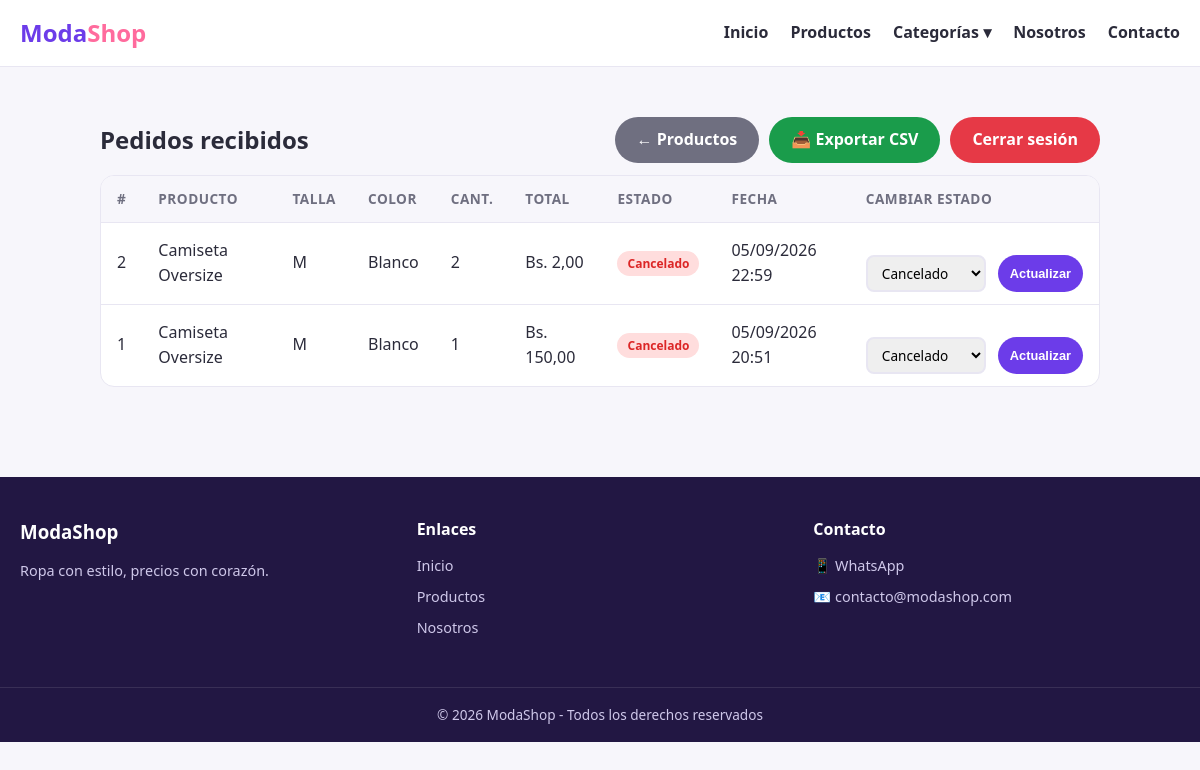
The page /panel/pedidos/ (signed in) on the database as committed earlier.
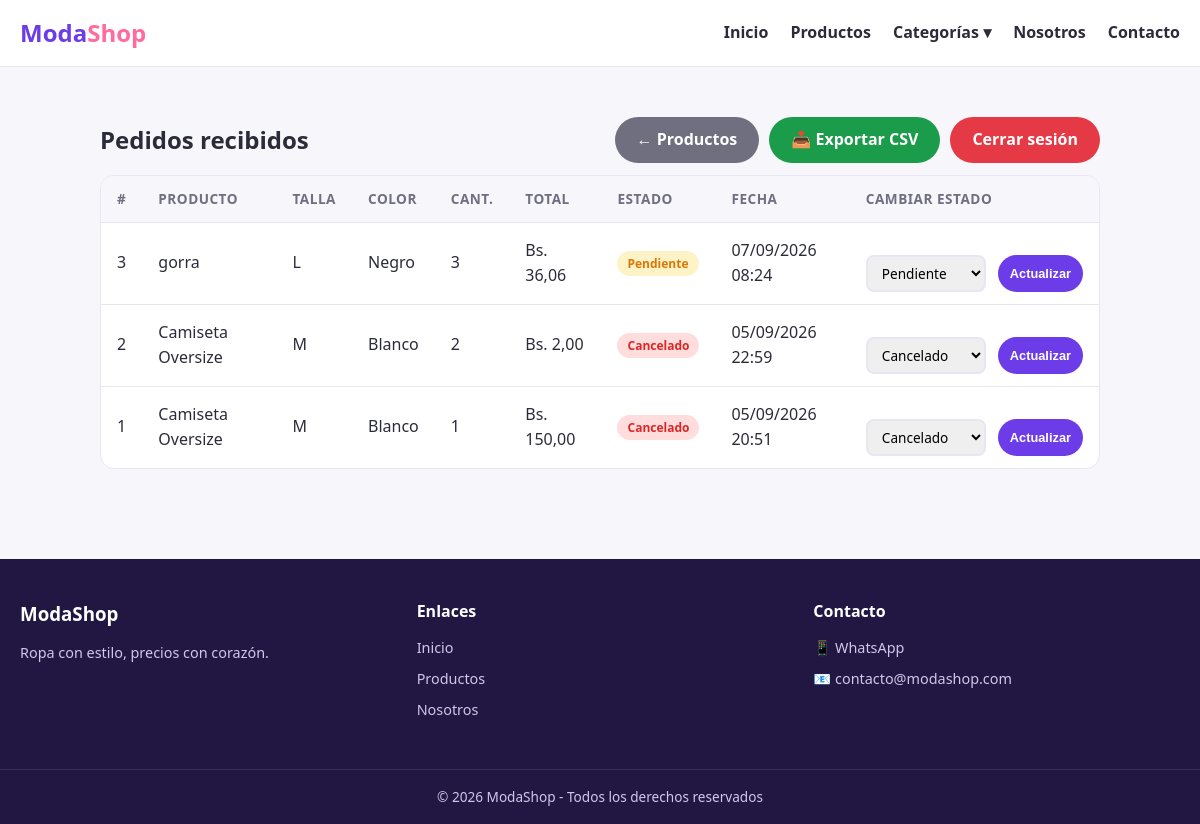
The same page on the database as committed later.
### pedidos/models.py (models this page shows, shortened)
class Pedido(models.Model):
    ESTADOS = [
        ('pendiente', 'Pendiente'),
        ('confirmado', 'Confirmado'),
        ('preparando', 'Preparando'),
        ('enviado', 'Enviado'),
        ('entregado', 'Entregado'),
        ('cancelado', 'Cancelado'),
    ]
    cliente = models.ForeignKey(
        User,
        on_delete=models.SET_NULL,
        null=True,
        blank=True,
        help_text='Usuario que compro (puede estar vacio si compro por WhatsApp)'
    )
    producto_nombre = models.CharField(max_length=120)
    talla = models.CharField(max_length=20)
    color = models.CharField(max_length=50)
    cantidad = models.PositiveIntegerField(default=1)
    precio_unitario = models.DecimalField(max_digits=10, decimal_places=2)
    total = models.DecimalField(max_digits=10, decimal_places=2)
    estado = models.CharField(max_length=20, choices=ESTADOS, default='pendiente')
    notificado = models.BooleanField(default=False)  # ← NUEVO: indica si ya viste este pedido
    fecha = models.DateTimeField(auto_now_add=True)
    class Meta:
        ordering = ['-fecha']
        verbose_name = 'Pedido'
        verbose_name_plural = 'Pedidos'

### productos/views.py (the view)
# urls.py: path('panel/pedidos/', views.panel_pedidos, name='panel_pedidos'),
@login_required
def panel_pedidos(request):
    from pedidos.models import Pedido
    pedidos = Pedido.objects.all().order_by('-fecha')
    pedidos.filter(notificado=False).update(notificado=True)
    pedidos_pendientes = Pedido.objects.filter(estado='pendiente').count()
    return render(request, 'admin_tienda/panel_pedidos.html', {
        'pedidos': pedidos,
        'pedidos_pendientes': pedidos_pendientes,
    })

### productos/context_processors.py (called while the page is built)
def pedidos_pendientes(request):
    if request.user.is_authenticated:
        total_pendientes = Pedido.objects.filter(estado='pendiente').count()
    else:
        total_pendientes = 0
    return {
        'total_pedidos_pendientes': total_pendientes,
    }

### templates/admin_tienda/panel_pedidos.html (shortened to what this page needs)
{% extends 'base.html' %}
{% block contenido %}
<section class="contenedor seccion panel">
    <div class="panel-header">
        <h2>Pedidos recibidos</h2>
       <div class="panel-acciones">
    <a href="{% url 'panel_productos' %}" class="boton boton--gris">← Productos</a>
    <a href="{% url 'exportar_pedidos' %}" class="boton boton--verde">📥 Exportar CSV</a>
    <a href="{% url 'logout' %}" class="boton boton--rojo">Cerrar sesión</a>
</div>
    </div>
    {% if pedidos %}
    <div class="tabla-contenedor">
        <table class="tabla">
            <thead>
                <tr>
                    <th>#</th>
                    <th>Producto</th>
                    <th>Talla</th>
                    <th>Color</th>
                    <th>Cant.</th>
                    <th>Total</th>
                    <th>Estado</th>
                    <th>Fecha</th>
                    <th>Cambiar estado</th>
                </tr>
            </thead>
            <tbody>
                {% for pedido in pedidos %}
                <tr>
                    <td>{{ pedido.id }}</td>
                    <td>{{ pedido.producto_nombre }}</td>
                    <td>{{ pedido.talla }}</td>
                    <td>{{ pedido.color }}</td>
                    <td>{{ pedido.cantidad }}</td>
                    <td>Bs. {{ pedido.total }}</td>
                    <td>
                        <span class="badge-estado badge-{{ pedido.estado }}">
                            {{ pedido.get_estado_display }}
                        </span>
                    </td>
                    <td>{{ pedido.fecha|date:"d/m/Y H:i" }}</td>
                    <td>
                        <form method="post" action="{% url 'cambiar_estado_pedido' pedido.id %}" class="formulario-inline">
                            <select name="estado" class="campo campo-select">
                                <option value="pendiente" {% if pedido.estado == 'pendiente' %}selected{% endif %}>Pendiente</option>
                                <option value="cancelado" {% if pedido.estado == 'cancelado' %}selected{% endif %}>Cancelado</option>
                            </select>
                            <button type="submit" class="boton boton--pequeno">Actualizar</button>
                        </form>
                    </td>
                </tr>
                {% endfor %}
            </tbody>
        </table>
    </div>
    {% else %}
    <p class="vacio">Aún no hay pedidos. Cuando alguien compre por WhatsApp, aparecerán aquí.</p>
    {% endif %}
</section>
{% endblock %}

### templates/base.html (shortened to what this page needs)
{% load static %}
<!DOCTYPE html>
<html lang="es">
<head>
    <link rel="stylesheet" href="{% static 'css/estilos.css' %}">
</head>
<body>
<header class="encabezado">
    <div class="contenedor barra">
        <a href="{% url 'inicio' %}" class="logo">Moda<span>Shop</span></a>
        <nav class="menu" id="menu">
            <a href="{% url 'inicio' %}">Inicio</a>
            <a href="{% url 'productos' %}">Productos</a>
            <div class="dropdown">
                <a href="{% url 'productos' %}" class="dropdown-btn">Categorías ▾</a>
            </div>
            <a href="{% url 'nosotros' %}">Nosotros</a>
            <a href="{% url 'inicio' %}#contacto">Contacto</a>
        </nav>
    </div>
</header>
<main>
    {% block contenido %}
    {% endblock %}
</main>
<footer class="pie">
    <div class="contenedor pie-grid">
        <div class="pie-col">
            <h3>ModaShop</h3>
            <p>Ropa con estilo, precios con corazón.</p>
        </div>
        <div class="pie-col">
            <h4>Enlaces</h4>
            <a href="{% url 'inicio' %}">Inicio</a>
            <a href="{% url 'productos' %}">Productos</a>
            <a href="{% url 'nosotros' %}">Nosotros</a>
        </div>
        <div class="pie-col">
            <h4>Contacto</h4>
            <p>📱 WhatsApp</p>
            <p>📧 contacto@modashop.com</p>
        </div>
    </div>
    <div class="pie-derechos">
        <p>© 2026 ModaShop - Todos los derechos reservados</p>
    </div>
</footer>
</body>
</html>

### static/css/estilos.css (style rules this page uses)
:root { --principal: #6c3ce9; --principal-oscuro: #4a1fb5; --acento: #ff6b9d; --fondo: #f7f6fb; --tarjeta: #ffffff; --texto: #2b2b3a; --texto-suave: #6f6f80; --borde: #e8e6f2; --sombra: 0 8px 24px rgba(60, 30, 140, .10); }
* { margin: 0; padding: 0; box-sizing: border-box; }
body { font-family: 'Segoe UI', Arial, sans-serif; background: var(--fondo); color: var(--texto); line-height: 1.6; }
.contenedor { max-width: 1200px; margin: 0 auto; padding: 0 20px; }
.encabezado { position: sticky; top: 0; z-index: 100; background: var(--tarjeta); border-bottom: 1px solid var(--borde); }
.barra { display: flex; align-items: center; justify-content: space-between; padding: 14px 20px; }
.logo { font-size: 1.5rem; font-weight: 800; color: var(--principal); text-decoration: none; }
.logo span { color: var(--acento); }
.menu { display: flex; gap: 22px; }
.menu a { text-decoration: none; color: var(--texto); font-weight: 600; }
.boton { display: inline-block; background: var(--principal); color: #fff; padding: 10px 22px; border-radius: 999px; text-decoration: none; font-weight: 700; border: none; cursor: pointer; transition: .15s; }
.seccion { padding: 50px 0; }
.pie { background: #221743; color: #cfc8ea; margin-top: 40px; }
.pie-grid { display: grid; grid-template-columns: repeat(3, 1fr); gap: 30px; padding: 40px 20px; }
.pie-col h3 { color: #fff; margin-bottom: 12px; }
.pie-col h4 { color: #fff; margin-bottom: 12px; }
.pie-col p { margin-bottom: 8px; font-size: .9rem; }
.pie-col a { display: block; color: #cfc8ea; text-decoration: none; margin-bottom: 8px; font-size: .9rem; }
.pie-derechos { text-align: center; padding: 16px; border-top: 1px solid rgba(255,255,255,.1); font-size: .85rem; }
.panel { max-width: 1000px; }
.panel-header { display: flex; align-items: center; justify-content: space-between; flex-wrap: wrap; gap: 16px; margin-bottom: 12px; }
.panel-acciones { display: flex; gap: 10px; }
.boton--verde { background: #1a9c4b; }
.boton--rojo { background: #e63946; }
.boton--gris { background: #6f6f80; }
.tabla-contenedor { overflow-x: auto; background: #fff; border-radius: 14px; border: 1px solid var(--borde); }
.tabla { width: 100%; border-collapse: collapse; min-width: 600px; }
.tabla th { background: var(--fondo); text-align: left; padding: 12px 16px; font-size: .85rem; text-transform: uppercase; letter-spacing: .5px; color: var(--texto-suave); border-bottom: 1px solid var(--borde); }
.tabla td { padding: 12px 16px; border-bottom: 1px solid var(--borde); }
.tabla tr:last-child td { border-bottom: none; }
.formulario-inline { display: flex; gap: 12px; justify-content: center; margin-top: 20px; }
.campo { padding: 10px 14px; border: 2px solid var(--borde); border-radius: 8px; font-size: 1rem; font-family: inherit; transition: border-color .15s; }
.dropdown { position: relative; display: inline-block; }
.dropdown-btn { cursor: pointer; }
.boton--pequeno { padding: 6px 12px; font-size: .8rem; white-space: nowrap; }
.campo-select { padding: 6px 10px; font-size: .85rem; min-width: 110px; }
.badge-estado { padding: 4px 10px; border-radius: 999px; font-size: .75rem; font-weight: 700; }
.badge-pendiente { background: #fef3c7; color: #d97706; }
.badge-cancelado { background: #fdd; color: #dc2626; }

Rows that differ between the two databases and show on the page:
added Pedido: id "3", producto_nombre "gorra", talla "L", color "Negro", cantidad "3", total "36,06", estado "Pendiente", fecha "07/09/2026 08:24"
